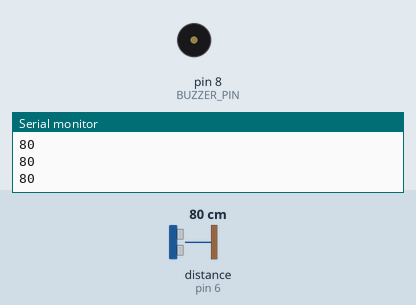
Simulated run of this sketch. Board: Arduino Uno, built with avr-gcc and run on an emulated ATmega328P. On the bench: buzzer (waves = sounding, pin HIGH), the last lines printed to the serial monitor. Wiring (inferred from the names in the program): ultrasonic range finder: trigger pin 7; echo pin 6. Inputs (shaded band) come from the test bench; at power-on: distance to the obstacle (sensor on pin 6) 80 cm. The echo pulse lasts 58.3 µs per cm; pins used as bus, display or sensor lines are not drawn.

Above: at 1.2 s.
1.3 s: distance to the obstacle (sensor on pin 6) set to 24 cm
2.8 s: distance to the obstacle (sensor on pin 6) set to 19 cm
At 4.0 s:
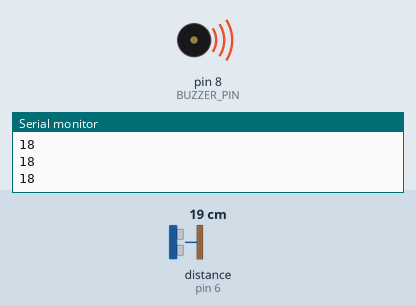
4.3 s: distance to the obstacle (sensor on pin 6) set to 35 cm
At 5.2 s:
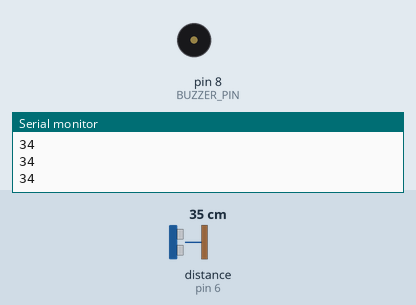
5.8 s: distance to the obstacle (sensor on pin 6) set to 2 cm
At 6.5 s:
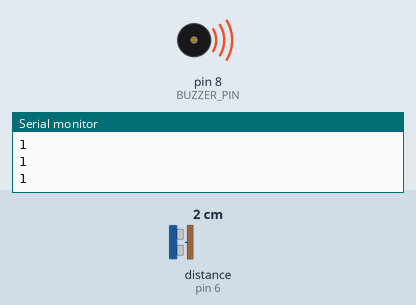
Timing chart, 0 to 8.3 s (numbered marks = the images above; inputs shaded):
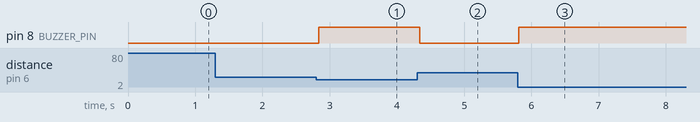

Measured:
- the behaviour switches between 22 and 21 cm on distance to the obstacle (sensor on pin 6) (found by bisection; images 0 and 1)
- after the input at 2.8 s, pin 8 (BUZZER_PIN): LOW → HIGH at once
- after the input at 4.3 s, pin 8 (BUZZER_PIN): HIGH → LOW at once
- after the input at 5.8 s, pin 8 (BUZZER_PIN): LOW → HIGH at once

The sketch:

ultrasonic_buzzer_A.ino
```cpp
// Define the buzzer pin
#define BUZZER_PIN 8

// Define the pins for ultrasonic sensor
int trig = 7;
int echo = 6;

// Variables to store time and distance
long timeInMicro;
long distanceInCm;

void setup() {
  // Initialize serial communication
  Serial.begin(9600);

  // Set pin modes for ultrasonic sensor and buzzer
  pinMode(trig, OUTPUT); // Trigger pin as output
  pinMode(echo, INPUT);  // Echo pin as input
  pinMode(BUZZER_PIN, OUTPUT); // Buzzer pin as output
}

void loop() {
  // Send trigger signal to the ultrasonic sensor
  digitalWrite(trig, LOW);
  delayMicroseconds(2);
  digitalWrite(trig, HIGH);
  delayMicroseconds(10);
  digitalWrite(trig, LOW);

  // Measure the pulse duration from echo pin
  timeInMicro = pulseIn(echo, HIGH);

  // Calculate distance in centimeters
  distanceInCm = ((timeInMicro / 29) / 2);

  // Print distance to serial monitor
  Serial.println(distanceInCm);

  // Check if distance is less than or equal to 20cm
  if (distanceInCm <= 20) {
    // If distance is within 20cm, turn on the buzzer
    digitalWrite(BUZZER_PIN, HIGH);
  } else {
    // Otherwise, turn off the buzzer
    digitalWrite(BUZZER_PIN, LOW);
  }

  // Delay for stability
  delay(50);
}
```
